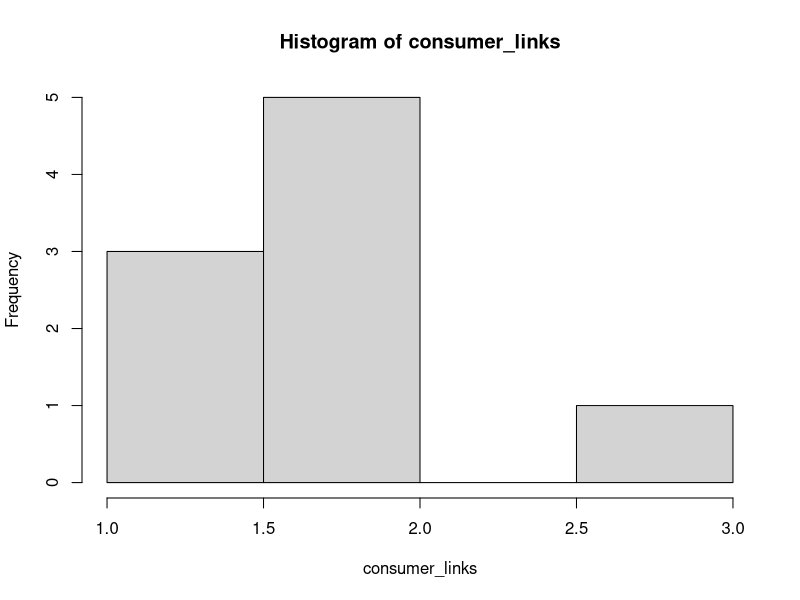
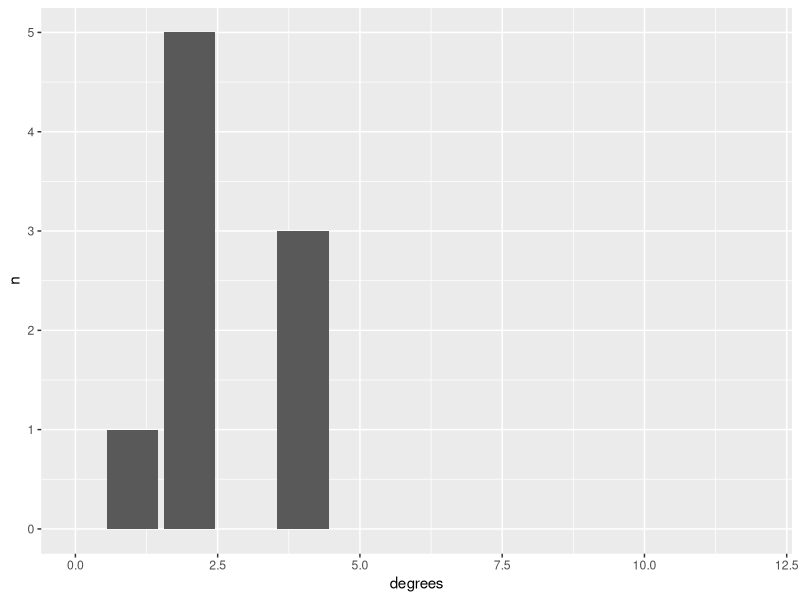

Write the R code that produced these figures, in order.
## ---- chunk 1
knitr::opts_chunk$set(echo = TRUE)
## ---- chunk 2
library(tidyverse)
## ---- chunk 3
n_basal <- 3
S <- 12

mean_p <- (n_basal - 1)/(S - 1)

consumer_probs <- rbeta(n = S - n_basal, mean_p * 3, (1 - mean_p) * 3)

consumer_links <- rbinom(S - n_basal, S - 1, prob = consumer_probs) + 1

hist(consumer_links)
## ---- chunk 4
consumer_probs_logit <- plogis(qlogis(mean_p) + rnorm(S - n_basal, mean = 0, sd = .2))

degrees <- rbinom(S - n_basal, S - 1, prob = consumer_probs_logit) + 1

tibble(degrees) |> 
  count(degrees) |> 
  ggplot(aes(x = degrees, y = n)) + 
  geom_bar(stat = "identity") + 
  coord_cartesian(xlim = c(0, S))
## ---- chunk 5

